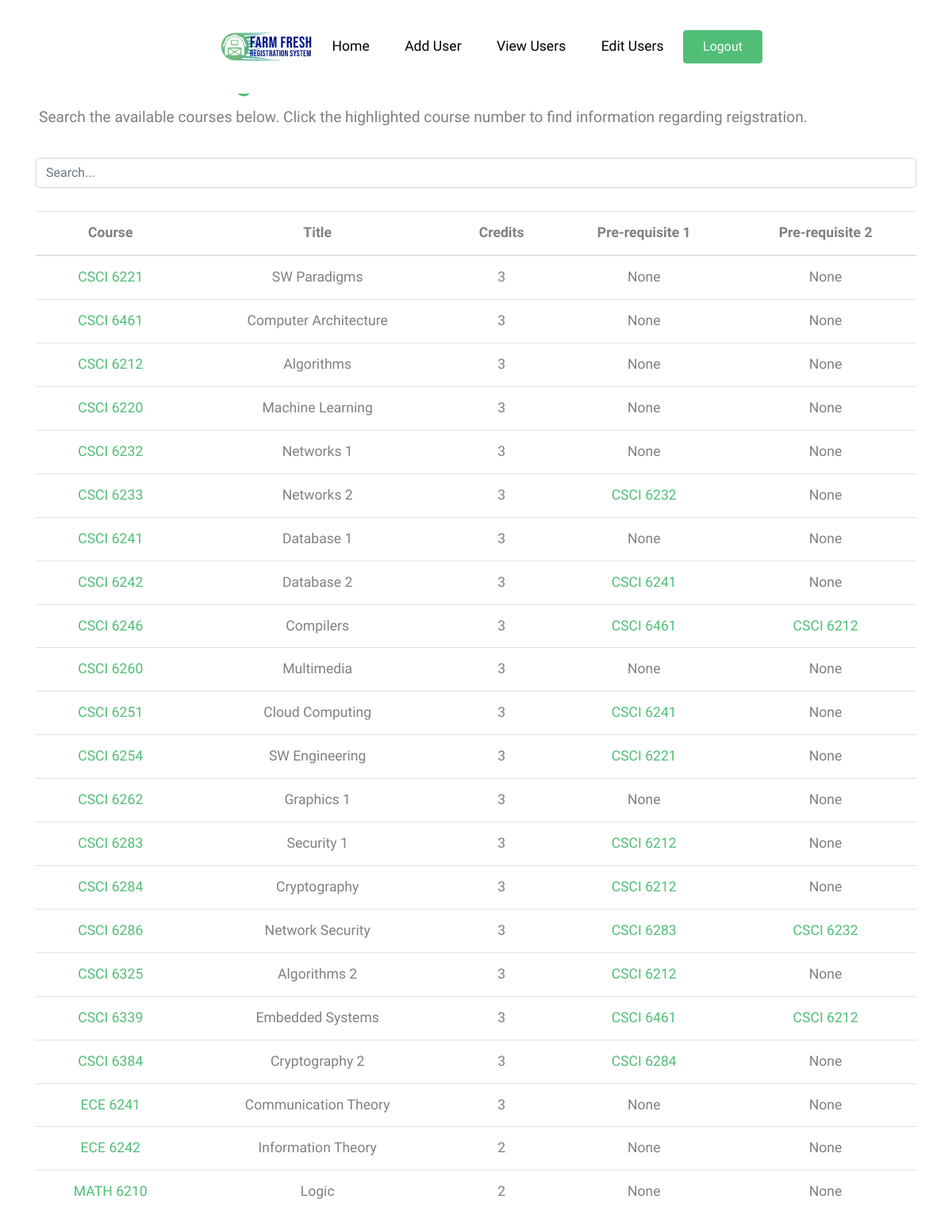
Page /courses.php (signed in) on the committed database.
### tables this page shows
CREATE TABLE catalog(
c_id int AUTO_INCREMENT,
department varchar(20) NOT NULL,
c_no int NOT NULL,
title varchar(30) NOT NULL,
credits int NOT NULL,
primary key (c_id)
);

create table prereqs(
course_Id int NOT NULL,
prereq1 varchar(20) NOT NULL,
prereq2 varchar(20) DEFAULT NULL,
primary key (course_Id, prereq1),
foreign key (course_Id) references catalog(c_id)
);

### courses.php (the view, shortened to what this page needs)
<!DOCTYPE html>
<html lang="en">
<head>
    <?php
    require_once ('header.php');
	?>
</head>
<?php
$dbc = mysqli_connect(DB_HOST, DB_USER, DB_PASSWORD, DB_NAME);
?>
<body>
<br><br>
    <div class="container pt-3">
        <h1 class="text-primary">Course Catalog</h1>
        <h4 class="pl-1 font-weight-lighter"><small>Search the available courses below. Click the highlighted course number to find information regarding reigstration.</small></h4>
        <br><input class="form-control" id="search_filter" type="text" placeholder="Search..."><br>
        <?php
        $course_query = 'SELECT * from catalog';
        $result = mysqli_query($dbc, $course_query);
        if (mysqli_num_rows($result) > 0) {
            ?>
            <table class="table ">
                <thead>
                <tr class="text-center">
                    <th scope="col">Course</th>
                    <th scope="col">Title</th>
                    <th scope="col">Credits</th>
                    <th scope="col">Pre-requisite 1</th>
                    <th scope="col">Pre-requisite 2</th>
                </tr>
                </thead>
            <tbody id="course_table">
            <?php
            while ($row = mysqli_fetch_assoc($result)) {
            ?>
                <tr class="text-center">
                <td>
                <?php
                $cid = $row["c_id"];
                $crn = $row["c_no"];
                $dept = $row["department"];
                $title = $row["title"];
                $credits = $row["credits"];
                $prereq_query = "SELECT prereq1, prereq2 FROM prereqs WHERE course_Id=$cid";
                $query_result = mysqli_query($dbc, $prereq_query);
                $data = mysqli_fetch_assoc($query_result);
                $pre1 = explode(' ', trim($data['prereq1']));
                $pre2 = explode(' ', trim($data['prereq2']));
                ?>
                <a href="course.php?cno=<?php echo $crn ?>"> <?php echo $dept ?> <?php echo $crn ?> </a>
                </td>
                <td> <?php echo $title?> </td>
                <td> <?php echo $credits?> </td>
                <?php if (empty($data['prereq1']) && !empty($data['prereq2'])) { ?>
                    <td>None</td>
                    <td>
                    <a href="course.php?cno=<?php echo $pre2[1] ?>"> <?php echo $pre2[0] ?> <?php echo $pre2[1] ?> </a>
                    </td>
                <?php } else if (!empty($data['prereq1']) &&  empty($data['prereq2'])) { ?>
                    <td>
                    <a href="course.php?cno=<?php echo $pre1[1] ?>"> <?php echo $pre1[0] ?> <?php echo $pre1[1] ?> </a>
                    </td>
                    <td>None</td>
                 <?php } else if (!empty($data['prereq1']) && !empty($data['prereq2'])) { ?>
                    <td>
                    <a href="course.php?cno=<?php echo $pre1[1] ?>"> <?php echo $pre1[0] ?> <?php echo $pre1[1] ?> </a>
                    </td>
                    <td>
                    <a href="course.php?cno=<?php echo $pre2[1] ?>"> <?php echo $pre2[0] ?> <?php echo $pre2[1] ?> </a>
                    </td>
                <?php  } else { ?>
                    <td>None</td>
                    <td>None</td>
                 <?php } ?>
                </tr>
        <?php
            }
            echo "</tbody>
            </table>";
        } else {
            echo "We're sorry, course enrollment is under maintenance";
        }
        ?>
    </div>
</body>
</html>

### header.php (shortened to what this page needs)
<!DOCTYPE html>
<html lang="en">
<head>
  <link rel="stylesheet" href="fonts/icomoon/style.css">
  <link rel="stylesheet" href="css/bootstrap.min.css">
  <link rel="stylesheet" href="css/jquery-ui.css">
  <link rel="stylesheet" href="css/owl.carousel.min.css">
  <link rel="stylesheet" href="css/owl.theme.default.min.css">
  <link rel="stylesheet" href="css/owl.theme.default.min.css">
  <link rel="stylesheet" href="css/jquery.fancybox.min.css">
  <link rel="stylesheet" href="css/bootstrap-datepicker.css">
  <link rel="stylesheet" href="fonts/flaticon/font/flaticon.css">
  <link rel="stylesheet" href="css/aos.css">
  <link href="css/jquery.mb.YTPlayer.min.css" media="all" rel="stylesheet" type="text/css">
  <link rel="stylesheet" href="css/style.css">
</head>
<body data-spy="scroll" data-target=".site-navbar-target" data-offset="300">
  <div class="site-wrap">
    <header class="site-navbar py-4 js-sticky-header site-navbar-target" role="banner">
      <div class="container">
        <div class="d-flex align-items-center">
          <div class="mx-auto">
            <nav class="site-navigation position-relative text-right" role="navigation">
              <ul class="site-menu main-menu js-clone-nav mr-auto d-none d-lg-block">
                <li>
                  <div class="site-logo">
                  <a href="home.php" class="d-block">
                    <img src="images/logo.png" alt="Image" class="img-fluid">
                  </a>
                  </div>
                </li>
                <li>
                  <a href="home.php" class="nav-link text-left">Home</a>
                </li>
			<?php
				if (isset ($_SESSION['p_level'])) {
					switch ($_SESSION['p_level']) {
						case 1:
							echo '
								<li>
								  <a href="add_user.php">Add User</a>
								</li>
								<li>
								  <a href="users.php" class="nav-link text-left">View Users</a>
								</li>
                <li>
                  <a href="edit_user.php" class="nav-link text-left">Edit Users</a>
                </li>
							';
							break;
					}
				}
                if (!isset($_SESSION['id'])) {
                echo'<li>
                <a href="login.php" class="small btn btn-primary px-4 py-2 rounded-0"><span class="icon-unlock-alt"></span> Log In </a>
                </li>';
                } else {
                  echo'<li>
                  <a href="logout.php" style="Color: #FFFFFF;" class="small btn btn-primary rounded-2 px-4 py-2">Logout</a>
                  </li>';
                }
      ?>
            </nav>
          </div>
        </div>
      </div>
    </header>
</body>
</html>

### css/style.css (style rules this page uses)
body { line-height: 1.7; color: gray; font-weight: 300; font-size: 1.1rem; }
a { -webkit-transition: .3s all ease; -o-transition: .3s all ease; transition: .3s all ease; }
h1, h2, h3, h4, h5, .h1, .h2, .h3, .h4, .h5 { font-family: "Muli", -apple-system, BlinkMacSystemFont, "Segoe UI", Roboto, "Helvetica Neue", Arial, sans-serif, "Apple Color Emoji", "Segoe UI Emoji", "Segoe UI Symbol", "Noto Color Emoji"; }
.site-wrap:before { display: none; -webkit-transition: .3s all ease-in-out; -o-transition: .3s all ease-in-out; transition: .3s all ease-in-out; background: rgba(0, 0, 0, 0.6); content: ""; position: absolute; z-index: 2000; top: 0; left: 0; right: 0; bottom: 0; opacity: 0; visibility: hidden; }
.site-logo { position: relative; font-weight: 900; font-size: 1.3rem; }
.site-logo a { color: #000; }
.site-navbar { margin-bottom: 0px; z-index: 1999; position: absolute; width: 100%; }
.site-navbar .site-navigation .site-menu { margin-bottom: 0; }
.site-navbar .site-navigation .site-menu a { text-decoration: none !important; display: inline-block; }
.site-navbar .site-navigation .site-menu > li { display: inline-block; }
.site-navbar .site-navigation .site-menu > li > a { padding: 20px 20px; color: #000; display: inline-block; text-decoration: none !important; }
.sticky-wrapper .site-navbar { -webkit-transition: .3s all ease; -o-transition: .3s all ease; transition: .3s all ease; background: #fff; }
.sticky-wrapper .site-navbar .site-logo a { color: #000; }
.sticky-wrapper .site-navbar .site-menu > li { display: inline-block; }

### rows in the picture
catalog: department "CSCI", c_no "6221", title "SW Paradigms", credits "3", shows "None"
catalog: department "CSCI", c_no "6461", title "Computer Architecture", credits "3", shows "None"
catalog: department "CSCI", c_no "6212", title "Algorithms", credits "3", shows "None"
catalog: department "CSCI", c_no "6220", title "Machine Learning", credits "3", shows "None"
catalog: department "CSCI", c_no "6232", title "Networks 1", credits "3", shows "None"
catalog: department "CSCI", c_no "6233", title "Networks 2", credits "3", prereqs.prereq1 "CSCI", prereqs.prereq1 "6232"
catalog: department "CSCI", c_no "6241", title "Database 1", credits "3", shows "None"
catalog: department "CSCI", c_no "6242", title "Database 2", credits "3", prereqs.prereq1 "CSCI", prereqs.prereq1 "6241"
catalog: department "CSCI", c_no "6246", title "Compilers", credits "3", prereqs.prereq1 "CSCI", prereqs.prereq1 "6461", prereqs.prereq2 "CSCI", prereqs.prereq2 "6212"
catalog: department "CSCI", c_no "6260", title "Multimedia", credits "3", shows "None"
catalog: department "CSCI", c_no "6251", title "Cloud Computing", credits "3", prereqs.prereq1 "CSCI", prereqs.prereq1 "6241"
catalog: department "CSCI", c_no "6254", title "SW Engineering", credits "3", prereqs.prereq1 "CSCI", prereqs.prereq1 "6221"
catalog: department "CSCI", c_no "6262", title "Graphics 1", credits "3", shows "None"
catalog: department "CSCI", c_no "6283", title "Security 1", credits "3", prereqs.prereq1 "CSCI", prereqs.prereq1 "6212"
catalog: department "CSCI", c_no "6284", title "Cryptography", credits "3", prereqs.prereq1 "CSCI", prereqs.prereq1 "6212"
catalog: department "CSCI", c_no "6286", title "Network Security", credits "3", prereqs.prereq1 "CSCI", prereqs.prereq1 "6283", prereqs.prereq2 "CSCI", prereqs.prereq2 "6232"
catalog: department "CSCI", c_no "6325", title "Algorithms 2", credits "3", prereqs.prereq1 "CSCI", prereqs.prereq1 "6212"
catalog: department "CSCI", c_no "6339", title "Embedded Systems", credits "3", prereqs.prereq1 "CSCI", prereqs.prereq1 "6461", prereqs.prereq2 "CSCI", prereqs.prereq2 "6212"
catalog: department "CSCI", c_no "6384", title "Cryptography 2", credits "3", prereqs.prereq1 "CSCI", prereqs.prereq1 "6284"
catalog: department "ECE", c_no "6241", title "Communication Theory", credits "3", shows "None"
catalog: department "ECE", c_no "6242", title "Information Theory", credits "2", shows "None"
catalog: department "MATH", c_no "6210", title "Logic", credits "2", shows "None"
